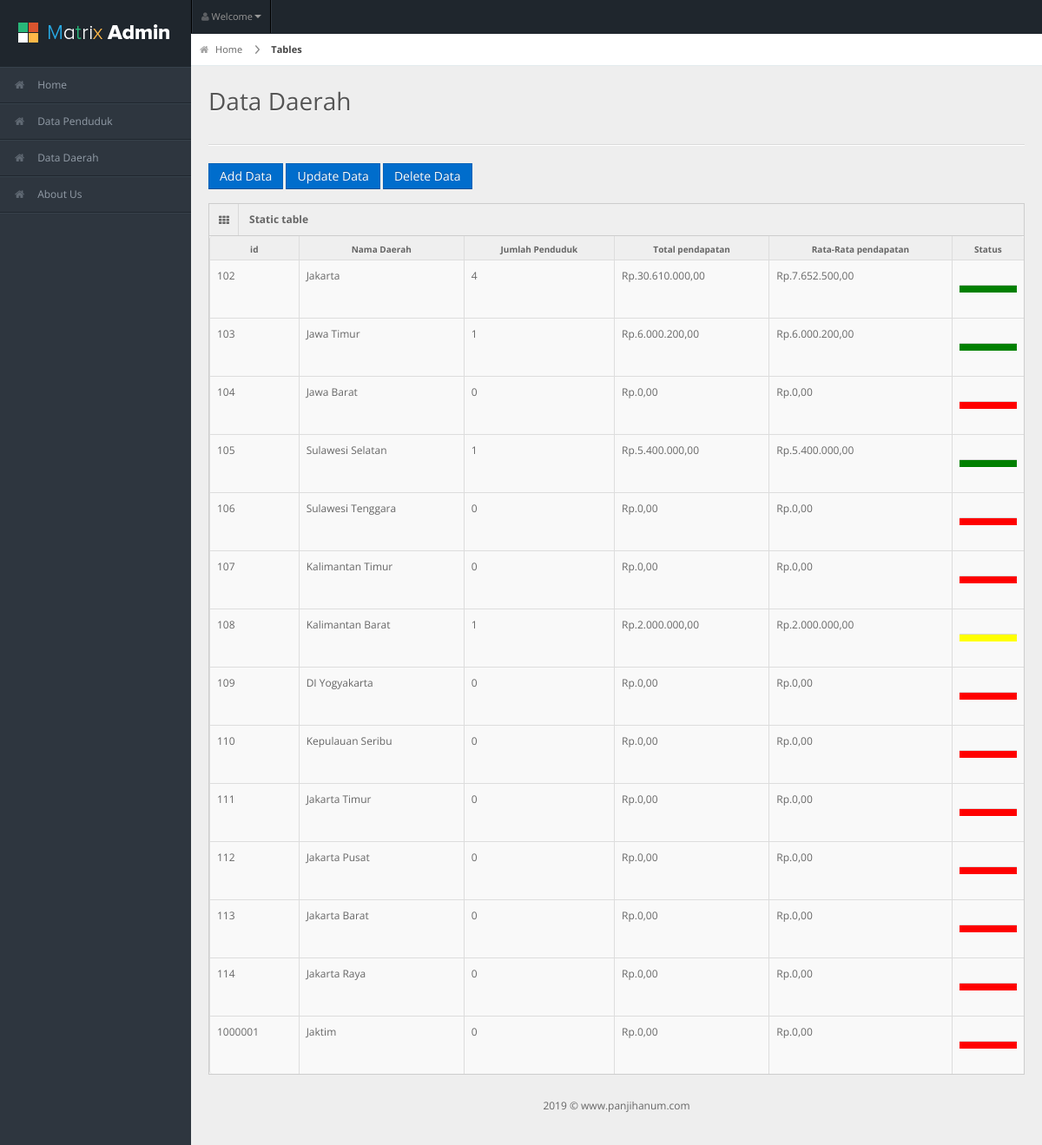
/Admin/DaerahData.php (signed in), run on the app's committed database.
### tables this page shows
CREATE TABLE `regions` (
  `id` int(11) NOT NULL,
  `name` varchar(30) NOT NULL,
  `created_at` date NOT NULL,
  `created_by` int(11) NOT NULL
);

### config/config.php (called while the page is built, shortened)
<?php
function rupiah($angka){
    $hasil_rupiah = "Rp.".number_format($angka,2,',','.');
    return $hasil_rupiah;
}
?>

### Admin/DaerahData.php (the view, shortened to what this page needs)
<!DOCTYPE html>
<html lang="en">
<head>
    <link rel="stylesheet" href="../css/bootstrap.min.css" />
    <link rel="stylesheet" href="../css/bootstrap-responsive.min.css" />
    <link rel="stylesheet" href="../css/uniform.css" />
    <link rel="stylesheet" href="../css/select2.css" />
    <link rel="stylesheet" href="../css/matrix-style.css" />
    <link rel="stylesheet" href="../css/matrix-media.css" />
    <link href="../font-awesome/css/font-awesome.css" rel="stylesheet" />
</head>
<body>
<div id="header">
  <h1><a href="dashboard.html">Admin</a></h1>
</div>
<div id="user-nav" class="navbar navbar-inverse">
  <ul class="nav">
    <li  class="dropdown" id="profile-messages" ><a title="" href="#" data-toggle="dropdown" data-target="#profile-messages" class="dropdown-toggle"><i class="icon icon-user"></i>  <span class="text">Welcome</span><b class="caret"></b></a>
    </li>
  </ul>
</div>
<div id="sidebar"> <a href="#" class="visible-phone"><i class="icon icon-list"></i>Forms</a>
  <ul>
	  <li><a href="index.php"><i class="icon icon-home"></i> <span>Home</span></a> </li>
    <li><a href="PendudukData.php"><i class="icon icon-home"></i> <span>Data Penduduk</span></a> </li>
    <li><a href="DaerahData.php"><i class="icon icon-home"></i> <span>Data Daerah</span></a> </li>
    <li><a href="#"><i class="icon icon-home"></i> <span>About Us</span></a> </li>
  </ul>
</div>
<div id="content">
  <div id="content-header">
    <div id="breadcrumb"> <a href="#" title="Go to Home" class="tip-bottom"><i class="icon-home"></i> Home</a> <a href="#" class="current">Tables</a> </div>
    <h1>Data Daerah</h1>
    </div>
    <div class="container-fluid">
      <hr>
      <div class='row-fluid'>
        <div class='span12'>
          <a href='DaerahInsert.php' class='btn btn-primary'>Add Data</a>
          <a href='DaerahUpdate.php' class='btn btn-primary'>Update Data</a>
          <a href='DaerahDelete.php' class='btn btn-primary'>Delete Data</a>
          <div class='widget-box'>
            <div class='widget-title'> <span class='icon'> <i class='icon-th'></i> </span>
              <h5>Static table</h5>
            </div>
            <div class='widget-content nopadding'>
              <table class='table table-bordered table-striped'>
                <?php
                  include '../config/config.php';
                  $query = mysqli_query($koneksi, "select * from regions");
                ?>
                <thead>
                  <tr>
                  <th> id </th>
                    <th> Nama Daerah </th>
                    <th> Jumlah Penduduk </th>
                    <th> Total pendapatan </th>
                    <th> Rata-Rata pendapatan </th>
                    <th> Status</th>
                  </tr>
                </thead>
                <?php
                    if(mysqli_num_rows($query) > 0)
                    {
                ?>
                <?php
                    while($data = mysqli_fetch_array($query))
                    {
                ?>
                <tbody>
                <td><?php echo $data['id'];?></td>
                    <td><?php echo $data['name'];?></td>
                        <?php
                            $id = $data['id'];
                            $query2 = mysqli_query($koneksi, "SELECT COUNT(id) FROM PERSON WHERE region_id =$id");
                            $count = mysqli_fetch_array($query2);
                        ?>
                    <td><?php echo $count['COUNT(id)']?></td>
                        <?php
                            $query3 = mysqli_query($koneksi, "SELECT SUM(income) as jumlah FROM PERSON WHERE region_id=$id");
                            $jumlah = mysqli_fetch_array($query3);
                        ?>
                    <td><?php echo rupiah($jumlah['jumlah'])?></td>
                        <?php
                            $query4 = mysqli_query($koneksi, "SELECT AVG(income) as ratarata FROM PERSON WHERE region_id=$id");
                            $rata = mysqli_fetch_array($query4);
                        ?>
                    <td><?php echo rupiah($rata['ratarata'])?></td>
                        <?php
                            if($rata['ratarata'] < 1700000)
                            {
                                $result = "red";
                            }
                            else if($rata['ratarata'] > 1700000 && $rata['ratarata'] <2200000)
                            {
                                $result = "yellow";
                            }
                            else
                            {
                                $result = "Green";
                            }
                        ?>
                    <td><hr size=10 color=<?php echo $result?>></td>
                    <?php }?>
                    <?php } ?>
                </tbody>
              </table>
          </div>
        </div>
      </div>
  </div>
<div class="row-fluid">
  <div id="footer" class="span12"> 2019 &copy; <a href="index.php">www.panjihanum.com</a> </div>
</div>
</body>
</html>

### css/matrix-media.css (style rules this page uses)
body { background:#2E363F; }
#header { background-color: #1f262d; margin-top:10px; }
#sidebar > ul { border-bottom: 1px solid #37414b }
#sidebar > ul > li { border-top: 1px solid #37414b; border-bottom: 1px solid #1f262d; }

### data on the page
regions: id "102", name "Jakarta", COUNT "4", jumlah "Rp.30.610.000,00", ratarata "Rp.7.652.500,00"
regions: id "103", name "Jawa Timur", COUNT "1", jumlah "Rp.6.000.200,00", ratarata "Rp.6.000.200,00"
regions: id "104", name "Jawa Barat", COUNT "0", jumlah "Rp.0,00", ratarata "Rp.0,00"
regions: id "105", name "Sulawesi Selatan", COUNT "1", jumlah "Rp.5.400.000,00", ratarata "Rp.5.400.000,00"
regions: id "106", name "Sulawesi Tenggara", COUNT "0", jumlah "Rp.0,00", ratarata "Rp.0,00"
regions: id "107", name "Kalimantan Timur", COUNT "0", jumlah "Rp.0,00", ratarata "Rp.0,00"
regions: id "108", name "Kalimantan Barat", COUNT "1", jumlah "Rp.2.000.000,00", ratarata "Rp.2.000.000,00"
regions: id "109", name "DI Yogyakarta", COUNT "0", jumlah "Rp.0,00", ratarata "Rp.0,00"
regions: id "110", name "Kepulauan Seribu", COUNT "0", jumlah "Rp.0,00", ratarata "Rp.0,00"
regions: id "111", name "Jakarta Timur", COUNT "0", jumlah "Rp.0,00", ratarata "Rp.0,00"
regions: id "112", name "Jakarta Pusat", COUNT "0", jumlah "Rp.0,00", ratarata "Rp.0,00"
regions: id "113", name "Jakarta Barat", COUNT "0", jumlah "Rp.0,00", ratarata "Rp.0,00"
regions: id "114", name "Jakarta Raya", COUNT "0", jumlah "Rp.0,00", ratarata "Rp.0,00"
regions: id "1000001", name "Jaktim", COUNT "0", jumlah "Rp.0,00", ratarata "Rp.0,00"
